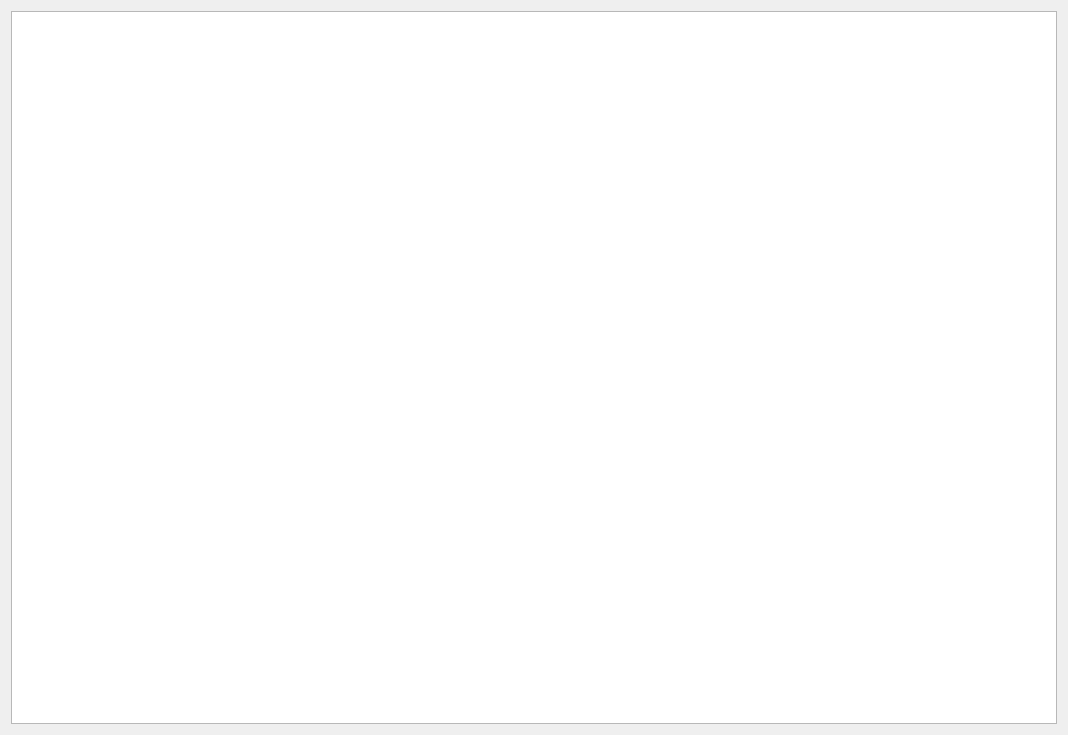
<?xml version="1.0" encoding="UTF-8"?>
<ui version="4.0">
 <class>childWindow</class>
 <widget class="QWidget" name="childWindow">
  <property name="geometry">
   <rect>
    <x>0</x>
    <y>0</y>
    <width>1068</width>
    <height>735</height>
   </rect>
  </property>
  <property name="windowTitle">
   <string>分析结果</string>
  </property>
  <layout class="QVBoxLayout" name="verticalLayout">
   <item>
    <widget class="QTableWidget" name="analyTable">
     <property name="autoFillBackground">
      <bool>false</bool>
     </property>
    </widget>
   </item>
  </layout>
 </widget>
 <resources/>
 <connections/>
</ui>
